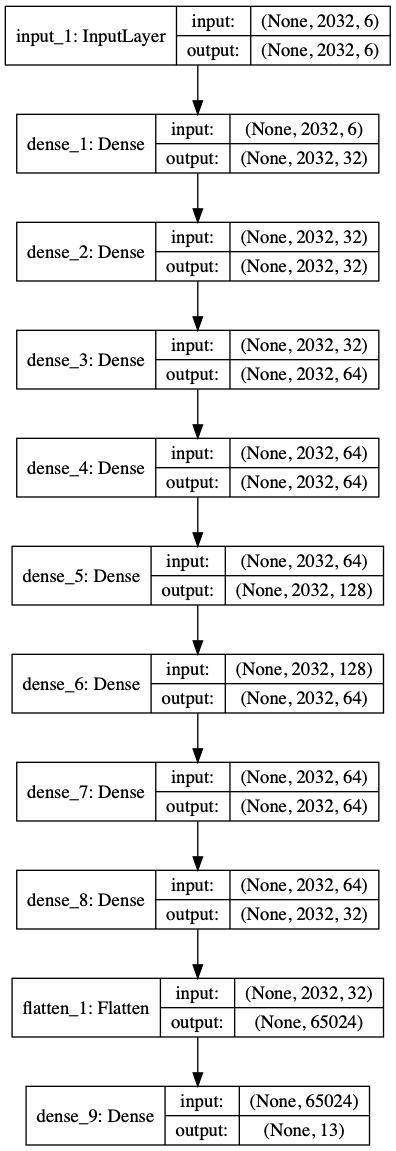

The Python source for this figure:
import numpy as np
import scipy.io as sio
import tensorflow as tf
import pydot
from keras.layers import Dense, Dropout, Conv2D, Flatten, Input
from keras.layers import Conv1D, MaxPooling1D, GlobalAveragePooling2D
from keras.layers.merge import concatenate
from keras.layers.core import Reshape
from keras.models import Model, load_model, Sequential
from keras.callbacks import EarlyStopping, ModelCheckpoint
from keras.utils import to_categorical, plot_model
from sklearn.model_selection import train_test_split


def load_data(dataset='end_to_end'):
    if dataset=='end_to_end':
        data = sio.loadmat('OurData/data1.mat')
        data = data['data1']
        labels = sio.loadmat('OurData/y.mat')
        labels = labels['y']
        labels = to_categorical(labels)
        print('Data shape:', data.shape, 'Labels shape:', labels.shape)
        print('Measurement number:', data.shape[0], 'Time number:', data.shape[1], 'Channel number:', data.shape[2])
    elif dataset=='feature':
        X_train = np.loadtxt('HAPT Data Set/Train/X_train.txt')
        Y_train = np.loadtxt('HAPT Data Set/Train/y_train.txt')
        X_test = np.loadtxt('HAPT Data Set/Test/X_test.txt')
        Y_test = np.loadtxt('HAPT Data Set/Test/y_test.txt')
        data = np.expand_dims(np.concatenate((X_train, X_test), axis=0), axis=-1)
        labels = np.expand_dims(np.concatenate((Y_train, Y_test), axis=0), axis=-1)
        labels = to_categorical(labels)
        print('Data shape:', data.shape, 'Labels shape:', labels.shape)
        print('Measurement number:', data.shape[0], 'Time number:', data.shape[1])
    return data, labels


def standardize(data):
    mean_values = np.mean(data, axis=1, keepdims=1)
    data = np.subtract(data, mean_values)
    std_values = np.std(data, axis=1, keepdims=1)
    data = np.divide(data, std_values)
    print('Mean value:', np.mean(data))
    print('STD value:', np.mean(np.std(data)))
    return data


def preprocess_data(dataset='end_to_end', expand=True):
    # Loads, standardizes, and splits the data into train, dev, test sets
    data, labels = load_data(dataset)
    data = standardize(data)
    if expand==True:
        data = np.expand_dims(data, axis=-1)  # ADDED FOR CONV, not FC
    print('PREPORCESS THIS HAPPENED')
    X_train, X_test, Y_train, Y_test = train_test_split(data, labels, test_size=0.15, random_state=1)
    X_train, X_dev, Y_train, Y_dev = train_test_split(X_train, Y_train, test_size=0.40, random_state=1)
    print('X_train shape:', X_train.shape)
    print('X_dev shape:', X_dev.shape)
    print('X_test shape:', X_test.shape)
    return X_train, X_dev, X_test, Y_train, Y_dev, Y_test


def model_architecture(X_train, architecture='conv'):
    if architecture=='conv':
        print('THIS HAPPENED')
        input = Input((X_train.shape[1], X_train.shape[2], 1))
        x = Conv2D(16, (12, 3), activation='relu', padding='same')(input)
        x = Dropout(0.4)(x)
        x = Conv2D(32, (12, 3), activation='relu', padding='same')(x)
        x = Dropout(0.4)(x)
        x = Conv2D(32, (12, 3), activation='relu', padding='same')(x)
        x = Dropout(0.4)(x)
        x = Conv2D(16, (12, 3), activation='relu', padding='same')(x)
        x = Flatten()(x)
        output = Dense(13, activation='softmax')(x)
    elif architecture=='dense':
        input = Input((X_train.shape[1], X_train.shape[2]))
        x = Dense(32, activation='relu')(input)
        x = Dense(32, activation='relu')(x)
        x = Dense(64, activation='relu')(x)
        x = Dense(64, activation='relu')(x)
        x = Dense(128, activation='relu')(x)
        x = Dense(64, activation='relu')(x)
        x = Dense(64, activation='relu')(x)
        x = Dense(32, activation='relu')(x)
        x = Flatten()(x)
        output = Dense(13, activation='softmax')(x)
    elif architecture=='feature':
        input = Input((X_train.shape[1], 1))
        x = Dense(20, activation='relu')(input)
        x = Flatten()(x)
        output = Dense(13, activation='softmax')(x)
    model = Model(inputs=[input], outputs=[output])
    plot_model(model, to_file='six_channels.png', show_shapes=True)
    model.summary()
    return model


def train_model(X_train, Y_train, X_dev, Y_dev, architecture='conv'):
    model = model_architecture(X_train, architecture)
    model.compile(loss='categorical_crossentropy', optimizer='adam', metrics=['accuracy'])
    early_stopper = EarlyStopping(patience=1, verbose=1)
    check_pointer = ModelCheckpoint(filepath='six_channels.hdf5', verbose=1, save_best_only=True)
    model.fit(X_train, Y_train, batch_size=32, epochs=1, shuffle='true',
              callbacks=[early_stopper, check_pointer], validation_data=(X_dev, Y_dev))


def evaluate_model(X_test, Y_test):
    loaded_model = load_model('six_channels.hdf5')  # Loads best loss epoch model
    evaluation = loaded_model.evaluate(X_test, Y_test, verbose=0)  # Evaluates the loaded model
    print('Evaluation Metrics:', loaded_model.metrics_names[0], evaluation[0], loaded_model.metrics_names[1], evaluation[1])  # test loss and accuracy
    predictions = loaded_model.predict(X_test)  # Makes the predictions from the loaded model
    return predictions


def run_experiment(dataset='end_to_end', expand=True, architecture='conv'):
    X_train, X_dev, X_test, Y_train, Y_dev, Y_test = preprocess_data(dataset, expand)
    train_model(X_train, Y_train, X_dev, Y_dev, architecture)
    predictions = evaluate_model(X_test, Y_test)
    return predictions


predictions = run_experiment(dataset='end_to_end', expand=False, architecture='dense')
# predictions = run_experiment()
